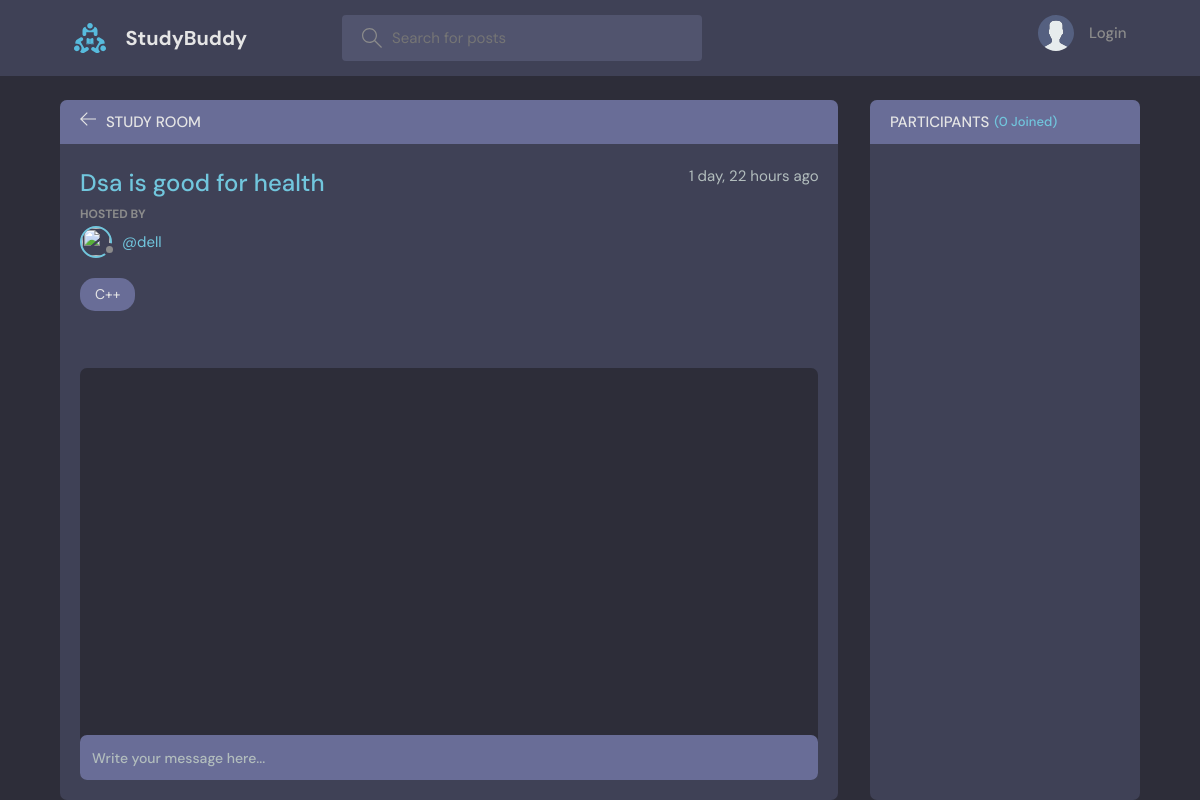
Before: /room/7/ with the older database file.
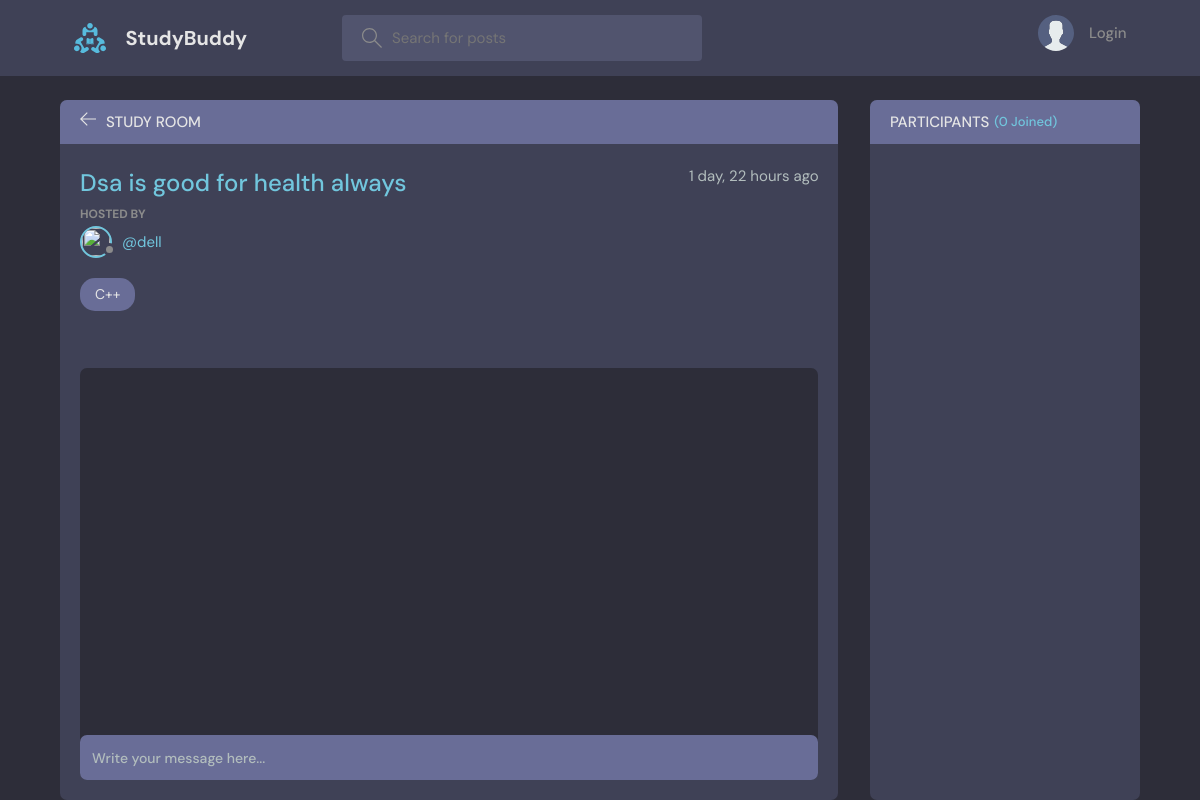
After: the same page with the newer database file.
### base/models.py (models this page shows, shortened)
class Room(models.Model):
    host=models.ForeignKey(User,on_delete=models.SET_NULL,null=True)
    topic=models.ForeignKey(Topic,on_delete=models.SET_NULL,null=True)
    name=models.CharField(max_length=100)
    description=models.TextField(null=True,blank=True)
    participants=models.ManyToManyField(User,related_name='participants',blank=True)
    updated=models.DateTimeField(auto_now=True)
    created=models.DateTimeField(auto_now_add=True)
    class Meta:
        ordering=['-updated','-created']

class Topic(models.Model):
    name=models.CharField(max_length=200)
    def __str__(self):
        return self.name

### base/views.py (the view, shortened to what this page needs)
# urls.py: path("room/<int:pk>/", views.room, name="room"),  # Use int if Room ID is an integer
def room(request,pk):
    room = Room.objects.get(id=pk)
    messages=room.message_set.all().order_by('-created')
    participants=room.participants.all()
    context = {"room":room, "messages":messages,"participants":participants}
    return render(request, 'base/room.html',context)

### base/Templates/base/room.html (shortened to what this page needs)
{% extends 'main.html' %}
{% block content %}
<main class="profile-page layout layout--2">
  <div class="container">
    <div class="room">
      <div class="room__top">
        <div class="room__topLeft">
          <a href="{% url 'home' %}">
            <svg version="1.1" xmlns="http://www.w3.org/2000/svg" width="32" height="32" viewBox="0 0 32 32">
              <title>arrow-left</title>
              <path
                d="M13.723 2.286l-13.723 13.714 13.719 13.714 1.616-1.611-10.96-10.96h27.625v-2.286h-27.625l10.965-10.965-1.616-1.607z">
              </path>
            </svg>
          </a>
          <h3>Study Room</h3>
        </div>
      </div>
      <div class="room__box scroll">
        <div class="room__header scroll">
          <div class="room__info">
            <h3>{{room.name}}</h3>
            <span>{{room.created|timesince}} ago</span>
          </div>
          <div class="room__hosted">
            <p>Hosted By</p>
            <a href="{% url 'user-profile' room.host.username %}" class="room__author">
              <div class="avatar avatar--small">
                <img src="{{room.host.avatar.url}}" />
              </div>
              <span>@{{room.host.username}}</span>
            </a>
          </div>
          <span class="room__topics">{{room.topic}}</span>
        </div>
        <div class="room__conversation">
          <div class="threads scroll">
          </div>
        </div>
      </div>
      <div class="room__message">
        <form action="" method="POST">
          <input name="body" placeholder="Write your message here..." />
        </form>
      </div>
    </div>
    <div class="participants">
      <h3 class="participants__top">Participants <span>({{participants.count}} Joined)</span></h3>
      <div class="participants__list scroll">
      </div>
    </div>
  </div>
</main>
{% endblock content %}

### Templates/main.html (shortened to what this page needs)
<!DOCTYPE html>
{% load static %}
<html lang="en">
<head>
    <link rel="stylesheet" href="{% static 'styles/style.css' %}" />
</head>
<body>
    {% include 'navbar.html' %}
    {% block content %}
    {% endblock %}
</body>
</html>

### Templates/navbar.html (shortened to what this page needs)
{% load static %}
<header class="header header--loggedIn">
    <div class="container">
        <a href="{% url 'home' %}" class="header__logo">
            <img src="{% static 'images/logo.svg' %}" alt="StudyBuddy Logo" />
            <h1>StudyBuddy</h1>
        </a>
        <form class="header__search" method="GET" action="{% url 'home' %}">
            <label>
                <input name="q" placeholder="Search for posts" />
            </label>
        </form>
        <nav class="header__menu">
            {% if request.user.is_authenticated %}
            <div class="header__user">
                <a href="{% url 'user-profile' request.user.username %}">
                    <div class="avatar avatar--medium active">
                        <img src="{{ request.user.avatar.url }}" alt="User Avatar" />
                    </div>
                    <p>{{ request.user.username }} <span>@{{ request.user.username }}</span></p>
                </a>
                <button class="dropdown-button">
                    <svg version="1.1" xmlns="http://www.w3.org/2000/svg" width="32" height="32" viewBox="0 0 32 32">
                        <title>chevron-down</title>
                        <path d="M16 21l-13-13h-3l16 16 16-16h-3l-13 13z"></path>
                    </svg>
                </button>
            </div>
            {% else %}
            <a href="{% url 'login' %}">
                <img src="{% static 'images/avatar.svg' %}" alt="Login Avatar" />
                <p>Login</p>
            </a>
            {% endif %}
        </nav>
    </div>
</header>

Changed rows visible on the page:
changed Room "dell": name "Dsa is good for health" → "Dsa is good for health always"
